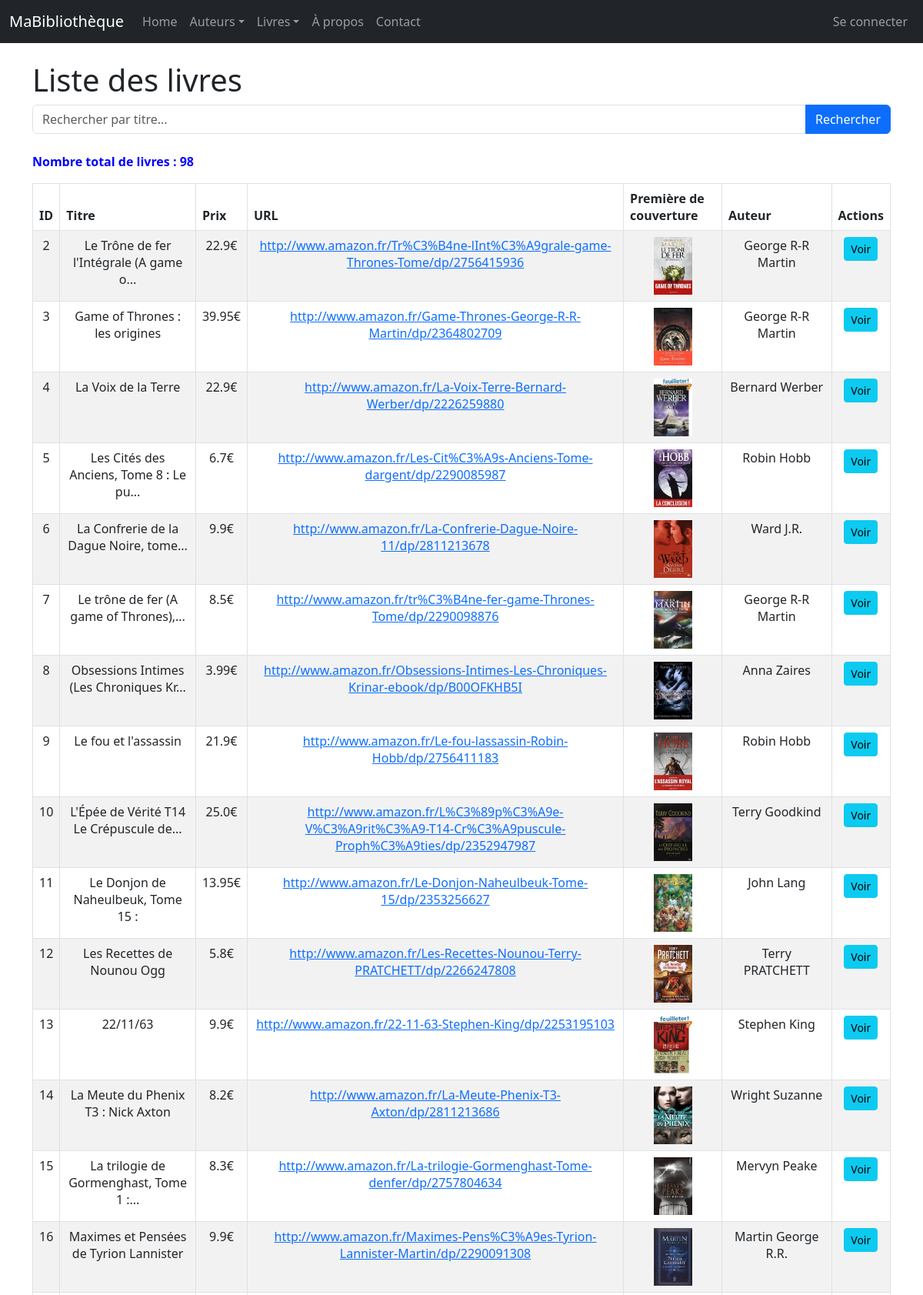
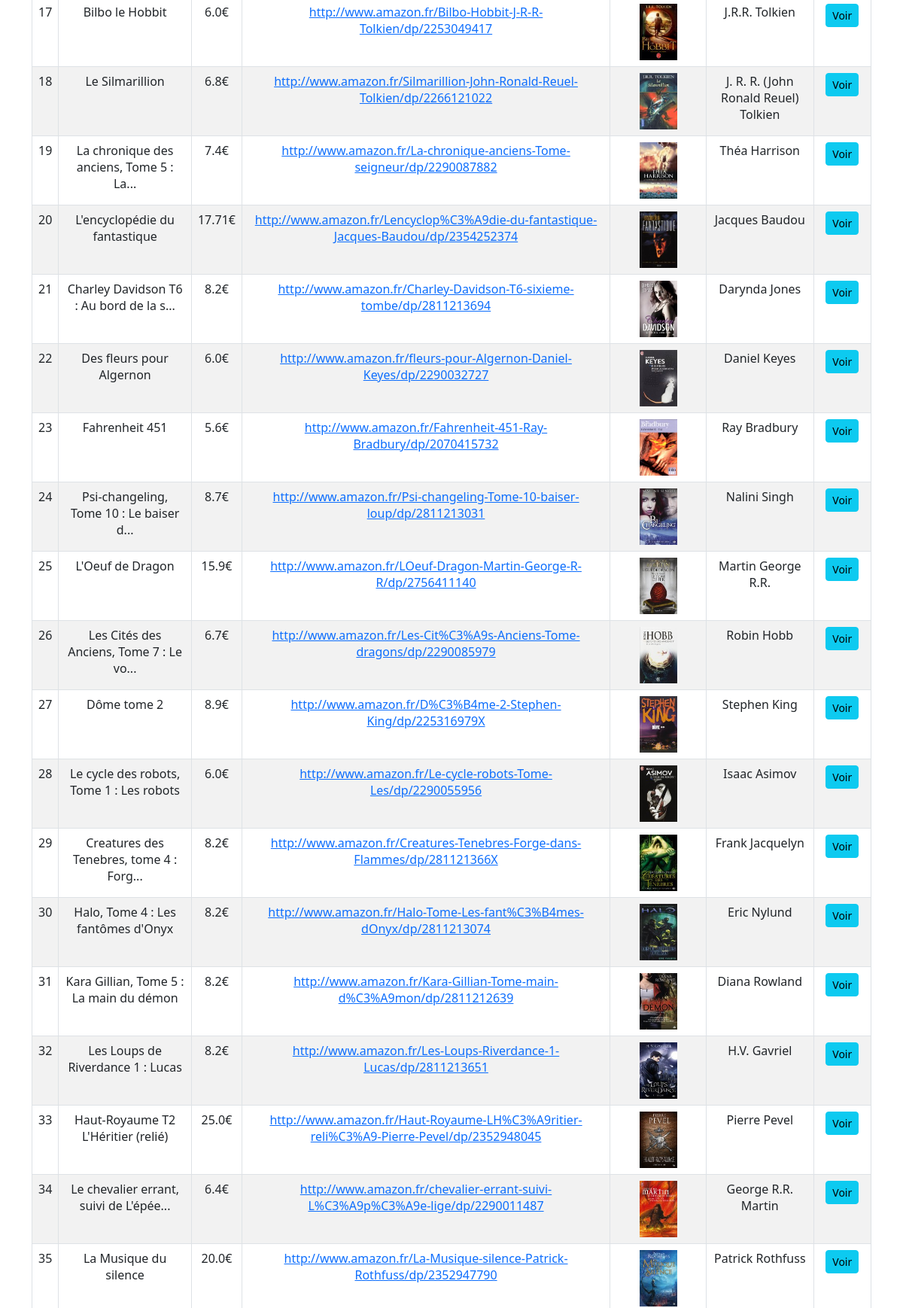
/livres/ (upper part), run on the app's committed database (2 pictures, top to bottom).
### monApp/models.py (models this page shows, shortened)
class Livre(db.Model):
    idL = db.Column(db.Integer, primary_key=True)
    Titre = db.Column(db.String(128), nullable=False)
    Prix = db.Column(db.Float)
    Url = db.Column(db.String(256))
    Img = db.Column(db.String(256))
    auteur_id = db.Column(db.Integer, db.ForeignKey('auteur.idA'), nullable=False)
    auteur = db.relationship("Auteur", backref=db.backref("livres", lazy="dynamic", cascade="all, delete-orphan"))
    __table_args__ = (db.UniqueConstraint('Titre', 'auteur_id', name='_titre_auteur_uc'),)

class Auteur(db.Model):
    idA = db.Column(db.Integer, primary_key=True)
    Nom = db.Column(db.String(100), unique=True, nullable=False)

### monApp/views.py (the view)
@app.route('/livres/')
def getLivres():
    query = request.args.get('q', '')
    if query:
        lesLivres = db.session.execute(
            db.select(Livre).filter(Livre.Titre.ilike(f'%{query}%'))
        ).scalars().all()
    else:
        lesLivres = db.session.execute(db.select(Livre)).scalars().all()
    return render_template('livres_list.html', title="Liste des livres", livres=lesLivres, query=query)

### monApp/templates/livres_list.html (shortened to what this page needs)
{% extends "base.html" %}
{% block main %}
<h1>Liste des livres</h1>
<form method="GET" action="{{ url_for('getLivres') }}" class="mb-4">
        <div class="input-group">
            <input type="search" name="q" class="form-control" placeholder="Rechercher par titre..." value="{{ query or '' }}">
            <button class="btn btn-primary" type="submit">Rechercher</button>
        </div>
    </form>
<p><strong>Nombre total de livres : {{ livres|length }}</strong></p>
<table class="table table-striped table-bordered table-hover">
    <thead>
        <tr>
            <th>ID</th>
            <th>Titre</th>
            <th>Prix</th>
            <th>URL</th>
            <th>Première de couverture</th>
            <th>Auteur</th>
            <th>Actions</th>
        </tr>
    </thead>
    <tbody>
        {% for livre in livres %}
        <tr>
            <td>{{ livre.idL }}</td>
            <td>{{ livre.Titre }}</td>
            <td>{{ livre.Prix }}€</td>
            <td><a href="{{ livre.Url }}" target="_blank">{{ livre.Url }}</a></td>
            <td><img src="{{ url_for('static', filename='images/' + livre.Img) }}" alt="Couverture" width="50" height="75"></td>
            <td>{{ livre.auteur.Nom }}</td>
            <td>
                <div class="task-controls">
                    <a href="{{ url_for('viewLivre', idL=livre.idL) }}" class="btn btn-info btn-sm">
                        Voir
                    </a>
                </div>
            </td>
        </tr>
        {% endfor %}
    </tbody>
</table>
{% endblock %}

### monApp/static/style.css (style rules this page uses)
h1 { color : red; font-size: 50px; }
p { color: blue; }
td, th { padding: 0.5em; text-align: center; border-collapse:initial; border: thin solid black; }
body { font-family: sans-serif; }

### data on the page
Livre: idL "2", Titre "Le Trône de fer l'Intégrale (A game o...", Prix "22.9", Url "http://www.amazon.fr/Tr%C3%B4ne-lInt%C3%A9grale-game-Thrones-Tome/dp/2756415936", Img (picture), auteur.Nom "George R-R Martin"
Livre: idL "3", Titre "Game of Thrones : les origines", Prix "39.95", Url "http://www.amazon.fr/Game-Thrones-George-R-R-Martin/dp/2364802709", Img (picture), auteur.Nom "George R-R Martin"
Livre: idL "4", Titre "La Voix de la Terre", Prix "22.9", Url "http://www.amazon.fr/La-Voix-Terre-Bernard-Werber/dp/2226259880", Img (picture), auteur.Nom "Bernard Werber"
Livre: idL "5", Titre "Les Cités des Anciens, Tome 8 : Le pu...", Prix "6.7", Url "http://www.amazon.fr/Les-Cit%C3%A9s-Anciens-Tome-dargent/dp/2290085987", Img (picture), auteur.Nom "Robin Hobb"
Livre: idL "6", Titre "La Confrerie de la Dague Noire, tome...", Prix "9.9", Url "http://www.amazon.fr/La-Confrerie-Dague-Noire-11/dp/2811213678", Img (picture), auteur.Nom "Ward J.R."
Livre: idL "7", Titre "Le trône de fer (A game of Thrones),...", Prix "8.5", Url "http://www.amazon.fr/tr%C3%B4ne-fer-game-Thrones-Tome/dp/2290098876", Img (picture), auteur.Nom "George R-R Martin"
Livre: idL "8", Titre "Obsessions Intimes (Les Chroniques Kr...", Prix "3.99", Url "http://www.amazon.fr/Obsessions-Intimes-Les-Chroniques-Krinar-ebook/dp/B00OFKHB5I", Img (picture), auteur.Nom "Anna Zaires"
Livre: idL "9", Titre "Le fou et l'assassin", Prix "21.9", Url "http://www.amazon.fr/Le-fou-lassassin-Robin-Hobb/dp/2756411183", Img (picture), auteur.Nom "Robin Hobb"
Livre: idL "10", Titre "L'Épée de Vérité T14 Le Crépuscule de...", Prix "25.0", Url "http://www.amazon.fr/L%C3%89p%C3%A9e-V%C3%A9rit%C3%A9-T14-Cr%C3%A9puscule-Proph%C3%A9ties/dp/2352947987", Img (picture), auteur.Nom "Terry Goodkind"
Livre: idL "11", Titre "Le Donjon de Naheulbeuk, Tome 15 :", Prix "13.95", Url "http://www.amazon.fr/Le-Donjon-Naheulbeuk-Tome-15/dp/2353256627", Img (picture), auteur.Nom "John Lang"
Livre: idL "12", Titre "Les Recettes de Nounou Ogg", Prix "5.8", Url "http://www.amazon.fr/Les-Recettes-Nounou-Terry-PRATCHETT/dp/2266247808", Img (picture), auteur.Nom "Terry PRATCHETT"
Livre: idL "13", Titre "22/11/63", Prix "9.9", Url "http://www.amazon.fr/22-11-63-Stephen-King/dp/2253195103", Img (picture), auteur.Nom "Stephen King"
Livre: idL "14", Titre "La Meute du Phenix T3 : Nick Axton", Prix "8.2", Url "http://www.amazon.fr/La-Meute-Phenix-T3-Axton/dp/2811213686", Img (picture), auteur.Nom "Wright Suzanne"
Livre: idL "15", Titre "La trilogie de Gormenghast, Tome 1 :...", Prix "8.3", Url "http://www.amazon.fr/La-trilogie-Gormenghast-Tome-denfer/dp/2757804634", Img (picture), auteur.Nom "Mervyn Peake"
Livre: idL "16", Titre "Maximes et Pensées de Tyrion Lannister", Prix "9.9", Url "http://www.amazon.fr/Maximes-Pens%C3%A9es-Tyrion-Lannister-Martin/dp/2290091308", Img (picture), auteur.Nom "Martin George R.R."
Livre: idL "17", Titre "Bilbo le Hobbit", Prix "6.0", Url "http://www.amazon.fr/Bilbo-Hobbit-J-R-R-Tolkien/dp/2253049417", Img (picture), auteur.Nom "J.R.R. Tolkien"
Livre: idL "18", Titre "Le Silmarillion", Prix "6.8", Url "http://www.amazon.fr/Silmarillion-John-Ronald-Reuel-Tolkien/dp/2266121022", Img (picture), auteur.Nom "J. R. R. (John Ronald Reuel) Tolkien"
Livre: idL "19", Titre "La chronique des anciens, Tome 5 : La...", Prix "7.4", Url "http://www.amazon.fr/La-chronique-anciens-Tome-seigneur/dp/2290087882", Img (picture), auteur.Nom "Théa Harrison"
Livre: idL "20", Titre "L'encyclopédie du fantastique", Prix "17.71", Url "http://www.amazon.fr/Lencyclop%C3%A9die-du-fantastique-Jacques-Baudou/dp/2354252374", Img (picture), auteur.Nom "Jacques Baudou"
Livre: idL "21", Titre "Charley Davidson T6 : Au bord de la s...", Prix "8.2", Url "http://www.amazon.fr/Charley-Davidson-T6-sixieme-tombe/dp/2811213694", Img (picture), auteur.Nom "Darynda Jones"
Livre: idL "22", Titre "Des fleurs pour Algernon", Prix "6.0", Url "http://www.amazon.fr/fleurs-pour-Algernon-Daniel-Keyes/dp/2290032727", Img (picture), auteur.Nom "Daniel Keyes"
Livre: idL "23", Titre "Fahrenheit 451", Prix "5.6", Url "http://www.amazon.fr/Fahrenheit-451-Ray-Bradbury/dp/2070415732", Img (picture), auteur.Nom "Ray Bradbury"
Livre: idL "24", Titre "Psi-changeling, Tome 10 : Le baiser d...", Prix "8.7", Url "http://www.amazon.fr/Psi-changeling-Tome-10-baiser-loup/dp/2811213031", Img (picture), auteur.Nom "Nalini Singh"
Livre: idL "25", Titre "L'Oeuf de Dragon", Prix "15.9", Url "http://www.amazon.fr/LOeuf-Dragon-Martin-George-R-R/dp/2756411140", Img (picture), auteur.Nom "Martin George R.R."
Livre: idL "26", Titre "Les Cités des Anciens, Tome 7 : Le vo...", Prix "6.7", Url "http://www.amazon.fr/Les-Cit%C3%A9s-Anciens-Tome-dragons/dp/2290085979", Img (picture), auteur.Nom "Robin Hobb"
Livre: idL "27", Titre "Dôme tome 2", Prix "8.9", Url "http://www.amazon.fr/D%C3%B4me-2-Stephen-King/dp/225316979X", Img (picture), auteur.Nom "Stephen King"
Livre: idL "28", Titre "Le cycle des robots, Tome 1 : Les robots", Prix "6.0", Url "http://www.amazon.fr/Le-cycle-robots-Tome-Les/dp/2290055956", Img (picture), auteur.Nom "Isaac Asimov"
Livre: idL "29", Titre "Creatures des Tenebres, tome 4 : Forg...", Prix "8.2", Url "http://www.amazon.fr/Creatures-Tenebres-Forge-dans-Flammes/dp/281121366X", Img (picture), auteur.Nom "Frank Jacquelyn"
Livre: idL "30", Titre "Halo, Tome 4 : Les fantômes d'Onyx", Prix "8.2", Url "http://www.amazon.fr/Halo-Tome-Les-fant%C3%B4mes-dOnyx/dp/2811213074", Img (picture), auteur.Nom "Eric Nylund"
Livre: idL "31", Titre "Kara Gillian, Tome 5 : La main du démon", Prix "8.2", Url "http://www.amazon.fr/Kara-Gillian-Tome-main-d%C3%A9mon/dp/2811212639", Img (picture), auteur.Nom "Diana Rowland"
Livre: idL "32", Titre "Les Loups de Riverdance 1 : Lucas", Prix "8.2", Url "http://www.amazon.fr/Les-Loups-Riverdance-1-Lucas/dp/2811213651", Img (picture), auteur.Nom "H.V. Gavriel"
Livre: idL "33", Titre "Haut-Royaume T2 L'Héritier (relié)", Prix "25.0", Url "http://www.amazon.fr/Haut-Royaume-LH%C3%A9ritier-reli%C3%A9-Pierre-Pevel/dp/2352948045", Img (picture), auteur.Nom "Pierre Pevel"
Livre: idL "34", Titre "Le chevalier errant, suivi de L'épée...", Prix "6.4", Url "http://www.amazon.fr/chevalier-errant-suivi-L%C3%A9p%C3%A9e-lige/dp/2290011487", Img (picture), auteur.Nom "George R.R. Martin"
Livre: idL "35", Titre "La Musique du silence", Prix "20.0", Url "http://www.amazon.fr/La-Musique-silence-Patrick-Rothfuss/dp/2352947790", Img (picture), auteur.Nom "Patrick Rothfuss"

### other printed values
{{ livres|length }} "98"
